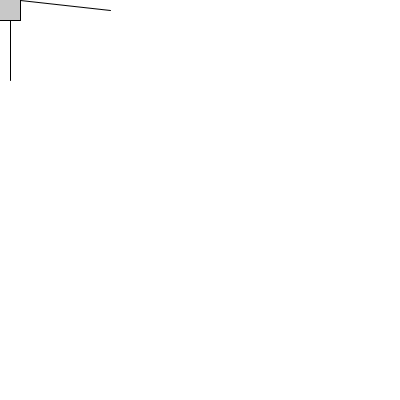
Frame 1 (no input)
Frame 60 (the mouse pressed at the canvas centre just before this capture): identical to frame 1, image omitted
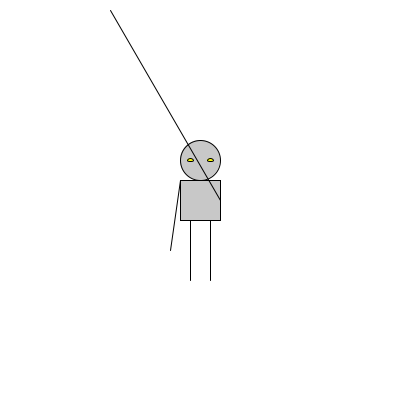
Frame 120 (the mouse held since frame 60 and released just before this capture)

The Processing sketch that drew these frames (run headless with seeded random() and noise(); from frame 60 on, the mouse is pressed at the canvas centre):

// Processing sketch: MyFirstSketch
// ── MyFirstSketch.pde
/**
 * Continuous Lines. 
 * 
 * Click and drag the mouse to draw a line. 
 */

//void setup() {
//  size(640, 360);
//  background(255);
//}

//void draw() {
//  stroke(0);
//  if (mousePressed == true) {
//    line(mouseX, mouseY, pmouseX, pmouseY);
//  }
//}

/**
 * This is my first monster 
 *  
 */

void setup() {
  size(400, 400);
  ellipseMode(CENTER);
  rectMode(CENTER);
  
};

void draw() {
  
  // if you put background here, you can erace the previous rendering. that way i see only one newest monster
 background(255);
  
  fill(200,200,200);
  rect(mouseX, mouseY, 40, 40);
  ellipse(mouseX, mouseY - 40, 40, 40);
  fill(255,255,0);
  ellipse(mouseX -10, mouseY-40, 6, 3);
  ellipse(mouseX +10, mouseY-40, 6, 3);
  line(mouseX -30, mouseY + 50, mouseX -20,mouseY -20);
  line(110, 10, mouseX +20, mouseY);
  line(mouseX-10, mouseY + 20, mouseX-10, mouseY + 80);
  line(mouseX+10, mouseY + 20, mouseX+10, mouseY + 80);
  
  
};
